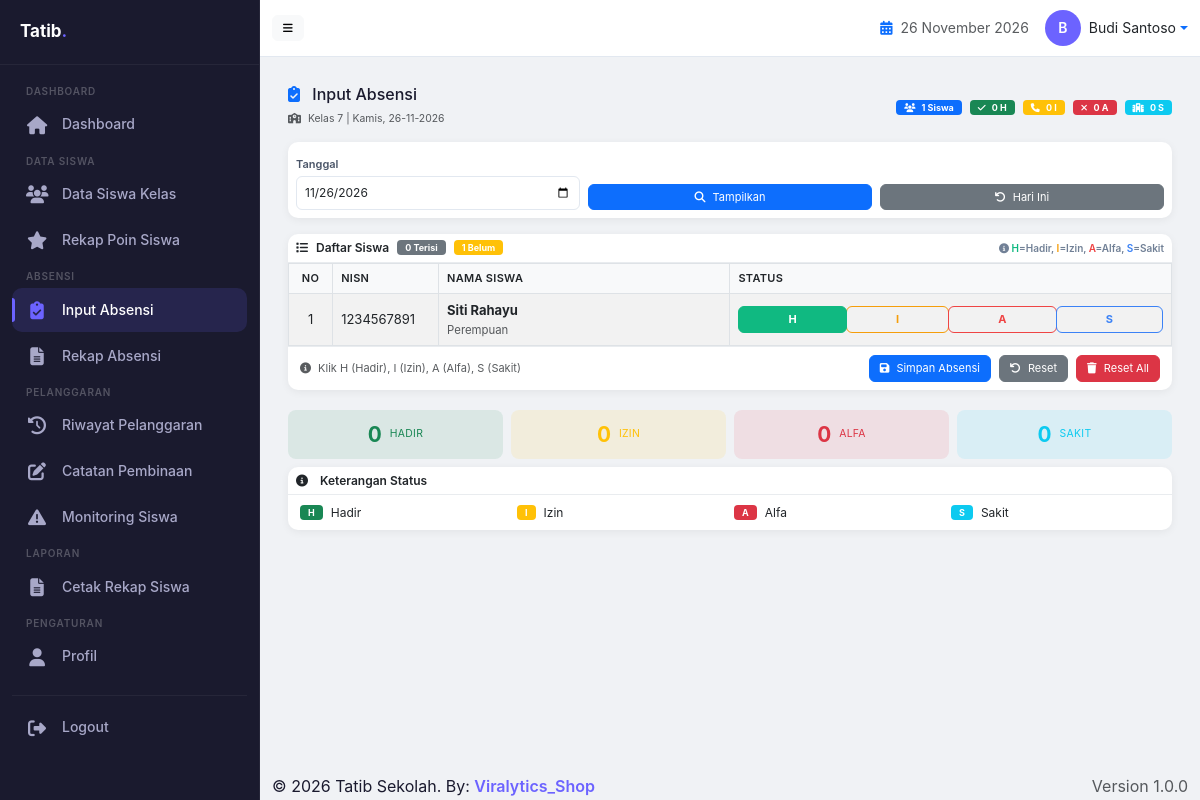
Screenshot of /walikelas/absensi_siswa.php (signed in) with the database file from the repository.
### tables this page shows
CREATE TABLE `users` (
  `id` int(11) NOT NULL,
  `username` varchar(50) NOT NULL,
  `password` varchar(255) NOT NULL,
  `nama_lengkap` varchar(100) NOT NULL,
  `nip` varchar(20) DEFAULT NULL,
  `role` enum('admin','guru','bk','walikelas') DEFAULT 'guru',
  `jabatan` varchar(50) DEFAULT NULL,
  `no_hp` varchar(15) DEFAULT NULL,
  `foto` varchar(100) DEFAULT NULL,
  `is_piket` tinyint(1) DEFAULT '0',
  `is_bk` tinyint(1) DEFAULT '0',
  `is_walikelas` tinyint(1) DEFAULT '0',
  `created_at` timestamp NOT NULL DEFAULT CURRENT_TIMESTAMP
);

CREATE TABLE `kelas` (
  `id` int(11) NOT NULL,
  `nama_kelas` varchar(20) NOT NULL,
  `tingkat` varchar(10) DEFAULT NULL,
  `jurusan` varchar(20) DEFAULT NULL,
  `wali_kelas_id` int(11) DEFAULT NULL,
  `tahun_ajaran` varchar(20) DEFAULT NULL,
  `created_at` timestamp NOT NULL DEFAULT CURRENT_TIMESTAMP
);

CREATE TABLE `siswa` (
  `id` int(11) NOT NULL,
  `nisn` varchar(20) NOT NULL,
  `nama_siswa` varchar(100) NOT NULL,
  `kelas_id` int(11) DEFAULT NULL,
  `jenis_kelamin` enum('L','P') DEFAULT NULL,
  `tempat_lahir` varchar(50) DEFAULT NULL,
  `tanggal_lahir` date DEFAULT NULL,
  `alamat` text,
  `no_hp` varchar(15) DEFAULT NULL,
  `poin` int(11) DEFAULT '0',
  `foto` varchar(100) DEFAULT NULL,
  `created_at` timestamp NOT NULL DEFAULT CURRENT_TIMESTAMP
);

### includes/config.php (called while the page is built, shortened)
<?php
require_once APP_PATH . 'includes/db.php';
require_once APP_PATH . 'includes/functions.php';
function isLoggedIn() {
    return isset($_SESSION['user_id']) && isset($_SESSION['username']);
}
function getCurrentUser() {
    if (isLoggedIn()) {
        $conn = getDB();
        $id = (int)$_SESSION['user_id'];
        $query = "SELECT * FROM users WHERE id = $id";
        $result = $conn->query($query);
        if ($result && $result->num_rows > 0) {
            return $result->fetch_assoc();
        }
    }
    return null;
}
?>

### includes/db.php (called while the page is built, shortened)
<?php
function getDB() {
    try {
        $conn = new mysqli(DB_HOST, DB_USER, DB_PASS, DB_NAME);
        return $conn;
    } catch (Exception $e) {
        die("Database connection error: " . $e->getMessage());
    }
}
function query($sql) {
    $conn = getDB();
    return $conn->query($sql);
}
function getRow($sql) {
    $result = query($sql);
    return $result->fetch_assoc();
}
function getRows($sql) {
    $result = query($sql);
    $rows = [];
    while ($row = $result->fetch_assoc()) {
        $rows[] = $row;
    }
    return $rows;
}
?>

### includes/functions.php (called while the page is built, shortened)
<?php
function getSiswaByKelas($kelas_id) {
    $query = "SELECT * FROM siswa WHERE kelas_id = $kelas_id ORDER BY nama_siswa";
    return getRows($query);
}
?>

### walikelas/absensi_siswa.php (the view, shortened to what this page needs)
<?php
require_once __DIR__ . '/../includes/config.php';
require_once __DIR__ . '/../includes/db.php';
require_once __DIR__ . '/../includes/functions.php';
$user = getCurrentUser();
$walikelas_id = $user['id'];
$kelas = getRow("SELECT * FROM kelas WHERE wali_kelas_id = $walikelas_id");
$kelas_id = $kelas['id'];
$nama_kelas = $kelas['nama_kelas'];
$tanggal = isset($_GET['tanggal']) ? $_GET['tanggal'] : date('Y-m-d');
$siswa_list = getSiswaByKelas($kelas_id);
$statistik = ['H' => 0, 'I' => 0, 'A' => 0, 'S' => 0];
$total_terisi = array_sum($statistik);
$total_siswa = count($siswa_list);
$belum_isi = $total_siswa - $total_terisi;
$hari_indonesia = [
    'Monday' => 'Senin', 'Tuesday' => 'Selasa', 'Wednesday' => 'Rabu',
    'Thursday' => 'Kamis', 'Friday' => 'Jumat', 'Saturday' => 'Sabtu',
    'Sunday' => 'Minggu'
];
$nama_hari = $hari_indonesia[date('l', strtotime($tanggal))];
include __DIR__ . '/../includes/header_walikelas.php';
?>
<div class="container-fluid dashboard-container">
    <div class="dashboard-header">
        <div>
            <h4 class="dashboard-title">
                <i class="fas fa-clipboard-check text-primary me-2"></i> Input Absensi
            </h4>
            <small class="text-muted dashboard-subtitle">
                <i class="fas fa-school me-1"></i> Kelas <?= htmlspecialchars($nama_kelas) ?> |
                <?= $nama_hari ?>, <?= date('d-m-Y', strtotime($tanggal)) ?>
            </small>
        </div>
        <div class="d-flex gap-2 flex-wrap">
            <span class="badge bg-primary p-2">
                <i class="fas fa-users me-1"></i> <?= $total_siswa ?> Siswa
            </span>
            <span class="badge bg-success p-2">
                <i class="fas fa-check me-1"></i> <?= $statistik['H'] ?> H
            </span>
            <span class="badge bg-warning p-2">
                <i class="fas fa-phone me-1"></i> <?= $statistik['I'] ?> I
            </span>
            <span class="badge bg-danger p-2">
                <i class="fas fa-times me-1"></i> <?= $statistik['A'] ?> A
            </span>
            <span class="badge bg-info p-2">
                <i class="fas fa-hospital me-1"></i> <?= $statistik['S'] ?> S
            </span>
        </div>
    </div>
    <div class="card filter-card mb-3">
        <div class="card-body p-2">
            <form method="GET" action="" class="filter-form">
                <div class="row g-2 align-items-end">
                    <div class="col-6 col-md-4">
                        <label class="form-label">Tanggal</label>
                        <input type="date" class="form-control" name="tanggal" value="<?= $tanggal ?>">
                    </div>
                    <div class="col-3 col-md-4">
                        <label class="form-label d-none d-md-block">&nbsp;</label>
                        <button type="submit" class="btn btn-primary btn-sm w-100">
                            <i class="fas fa-search me-1"></i> Tampilkan
                        </button>
                    </div>
                    <div class="col-3 col-md-4">
                        <label class="form-label d-none d-md-block">&nbsp;</label>
                        <a href="?tanggal=<?= date('Y-m-d') ?>" class="btn btn-secondary btn-sm w-100">
                            <i class="fas fa-undo me-1"></i> Hari Ini
                        </a>
                    </div>
                </div>
            </form>
        </div>
    </div>
    <div class="card">
        <div class="card-header py-1 px-2">
            <i class="fas fa-list me-1"></i> Daftar Siswa
            <span class="badge bg-secondary ms-1"><?= $total_terisi ?> Terisi</span>
            <span class="badge bg-warning ms-1"><?= $belum_isi ?> Belum</span>
            <span class="info-badge ms-auto">
                <i class="fas fa-info-circle"></i>
                <span class="text-success">H</span>=Hadir,
                <span class="text-warning">I</span>=Izin,
                <span class="text-danger">A</span>=Alfa,
                <span class="text-info">S</span>=Sakit
            </span>
        </div>
        <div class="card-body p-0">
            <form method="POST" action="" id="formAbsensi">
                <div class="table-responsive">
                    <table class="table table-bordered table-hover table-striped mb-0" style="font-size:13px;width:100%;">
                        <thead>
                            <tr>
                                <th class="text-center" style="width:5%;">No</th>
                                <th style="width:12%;">NISN</th>
                                <th style="width:33%;">Nama Siswa</th>
                                <th style="width:50%;">Status</th>
                            </tr>
                        </thead>
                        <tbody>
                            <?php if (count($siswa_list) > 0): ?>
                                <?php $no = 1; ?>
                                <?php foreach ($siswa_list as $siswa):
                                    $siswa_id = $siswa['id'];
                                ?>
                                    <tr>
                                        <td class="text-center"><?= $no++ ?></td>
                                        <td><?= htmlspecialchars($siswa['nisn']) ?></td>
                                        <td>
                                            <strong><?= htmlspecialchars($siswa['nama_siswa']) ?></strong>
                                            <small class="text-muted d-block"><?= htmlspecialchars($siswa['jenis_kelamin'] == 'L' ? 'Laki-laki' : 'Perempuan') ?></small>
                                        </td>
                                        <td>
                                            <div class="btn-group w-100" role="group">
                                                <label class="btn btn-outline-success btn-sm" for="hadir_<?= $siswa_id ?>" style="font-size:11px;">H</label>
                                                <label class="btn btn-outline-warning btn-sm" for="izin_<?= $siswa_id ?>" style="font-size:11px;">I</label>
                                                <label class="btn btn-outline-danger btn-sm" for="alfa_<?= $siswa_id ?>" style="font-size:11px;">A</label>
                                                <label class="btn btn-outline-info btn-sm" for="sakit_<?= $siswa_id ?>" style="font-size:11px;">S</label>
                                            </div>
                                        </td>
                                    </tr>
                                <?php endforeach; ?>
                            <?php endif; ?>
                        </tbody>
                    </table>
                </div>
                <div class="card-footer py-2">
                    <div class="d-flex justify-content-between align-items-center flex-wrap gap-2">
                        <div class="d-flex gap-2 flex-wrap">
                            <span class="text-muted" style="font-size:11px;">
                                <i class="fas fa-info-circle me-1"></i>
                                Klik H (Hadir), I (Izin), A (Alfa), S (Sakit)
                            </span>
                        </div>
                        <div class="d-flex gap-2">
                            <button type="submit" class="btn btn-primary btn-sm">
                                <i class="fas fa-save me-1"></i> Simpan Absensi
                            </button>
                            <button type="button" class="btn btn-secondary btn-sm" onclick="resetForm()">
                                <i class="fas fa-undo me-1"></i> Reset
                            </button>
                            <button type="button" class="btn btn-danger btn-sm" onclick="resetAbsensi()">
                                <i class="fas fa-trash me-1"></i> Reset All
                            </button>
                        </div>
                    </div>
                </div>
            </form>
        </div>
    </div>
    <div class="row g-2 mt-2">
        <div class="col-3">
            <div class="stat-card bg-success bg-opacity-10 text-success">
                <div class="stat-card-body">
                    <div class="stat-number"><?= $statistik['H'] ?></div>
                    <div class="stat-label">Hadir</div>
                </div>
            </div>
        </div>
        <div class="col-3">
            <div class="stat-card bg-warning bg-opacity-10 text-warning">
                <div class="stat-card-body">
                    <div class="stat-number"><?= $statistik['I'] ?></div>
                    <div class="stat-label">Izin</div>
                </div>
            </div>
        </div>
        <div class="col-3">
            <div class="stat-card bg-danger bg-opacity-10 text-danger">
                <div class="stat-card-body">
                    <div class="stat-number"><?= $statistik['A'] ?></div>
                    <div class="stat-label">Alfa</div>
                </div>
            </div>
        </div>
        <div class="col-3">
            <div class="stat-card bg-info bg-opacity-10 text-info">
                <div class="stat-card-body">
                    <div class="stat-number"><?= $statistik['S'] ?></div>
                    <div class="stat-label">Sakit</div>
                </div>
            </div>
        </div>
    </div>
    <div class="card mt-2">
        <div class="card-header py-1 px-2">
            <i class="fas fa-info-circle me-2"></i> Keterangan Status
        </div>
        <div class="card-body py-2">
            <div class="row g-2">
                <div class="col-6 col-md-3">
                    <div class="d-flex align-items-center gap-2">
                        <span class="badge bg-success">H</span>
                        <span style="font-size:12px;">Hadir</span>
                    </div>
                </div>
                <div class="col-6 col-md-3">
                    <div class="d-flex align-items-center gap-2">
                        <span class="badge bg-warning">I</span>
                        <span style="font-size:12px;">Izin</span>
                    </div>
                </div>
                <div class="col-6 col-md-3">
                    <div class="d-flex align-items-center gap-2">
                        <span class="badge bg-danger">A</span>
                        <span style="font-size:12px;">Alfa</span>
                    </div>
                </div>
                <div class="col-6 col-md-3">
                    <div class="d-flex align-items-center gap-2">
                        <span class="badge bg-info">S</span>
                        <span style="font-size:12px;">Sakit</span>
                    </div>
                </div>
            </div>
        </div>
    </div>
</div>
<?php include __DIR__ . '/../includes/footer.php'; ?>

### includes/header_walikelas.php (shortened to what this page needs)
<?php
$user = getCurrentUser();
?>
<!DOCTYPE html>
<html lang="id">
<head>
    <link href="https://cdn.jsdelivr.net/npm/bootstrap@5.3.0/dist/css/bootstrap.min.css" rel="stylesheet">
    <link href="https://cdnjs.cloudflare.com/ajax/libs/font-awesome/6.4.0/css/all.min.css" rel="stylesheet">
</head>
<body>
    <div class="app-wrapper">
        <?php include APP_PATH . 'includes/sidebar_walikelas.php'; ?>
        <div class="main-content">
            <nav class="navbar navbar-custom">
                <div class="container-fluid">
                    <div class="d-flex align-items-center">
                        <button class="btn btn-sm btn-light d-none d-md-block" onclick="toggleSidebarPC()">
                            <i class="fas fa-bars"></i>
                        </button>
                    </div>
                    <div class="d-flex align-items-center ms-auto">
                        <span class="me-3 d-none d-sm-inline text-muted" style="font-size:14px;">
                            <i class="fas fa-calendar-alt text-primary me-1"></i>
                            <?= date('d F Y') ?>
                        </span>
                        <div class="dropdown">
                            <a href="#" class="d-flex align-items-center text-decoration-none dropdown-toggle" data-bs-toggle="dropdown">
                                <div class="avatar-circle">
                                    <?= strtoupper(substr($user['nama_lengkap'] ?? 'U', 0, 1)) ?>
                                </div>
                                <span class="ms-2 d-none d-md-inline text-dark" style="font-size:14px;">
                                    <?= $user['nama_lengkap'] ?? 'User' ?>
                                </span>
                            </a>
                        </div>
                    </div>
                </div>
            </nav>
            <div class="content-wrapper">

### rows the page displays
users: nama_lengkap "B", nama_lengkap "Budi Santoso"
kelas: nama_kelas "7"
siswa: nisn "1234567891", nama_siswa "Siti Rahayu", jenis_kelamin "Perempuan"

### other values shown
$nama_hari "Kamis"
date('d-m-Y', strtotime($tanggal)) "26-11-2026"
$total_siswa "1"
$statistik['H'] "0"
$statistik['I'] "0"
$statistik['A'] "0"
$statistik['S'] "0"
$total_terisi "0"
$belum_isi "1"
APP_NAME "Tatib Sekolah"
APP_VERSION "1.0.0"
